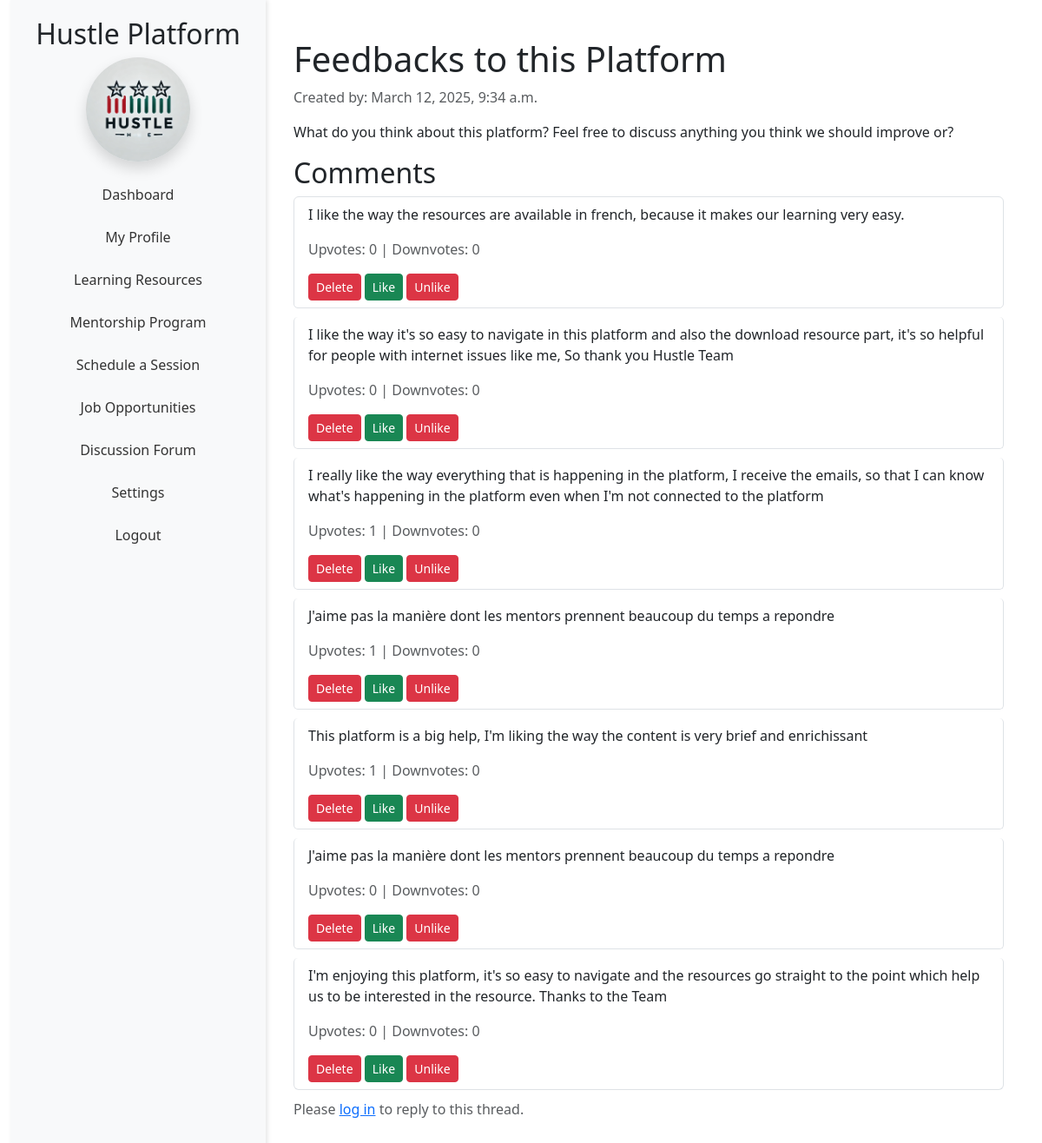
/thread/1/, run on the app's committed database.
### capstone/models.py (models this page shows, shortened)
class Thread(models.Model):
    title = models.CharField(max_length=200)
    description = models.TextField()
    created_by = models.ForeignKey(User, on_delete=models.CASCADE, related_name='threads')
    created_at = models.DateTimeField(auto_now_add=True)
    updated_at = models.DateTimeField(auto_now=True)
    upvotes = models.IntegerField(default=0)  # <-- Ensure this field is present
    downvotes = models.IntegerField(default=0)
    tags = models.CharField(max_length=100, blank=True)  # Optional: For categorizing threads

class Comment(models.Model):
    thread = models.ForeignKey(Thread, on_delete=models.CASCADE, related_name='comments')
    user = models.ForeignKey(User, on_delete=models.CASCADE, related_name='comments')
    text = models.TextField()
    created_at = models.DateTimeField(auto_now_add=True)
    updated_at = models.DateTimeField(auto_now=True)
    upvotes = models.IntegerField(default=0)
    downvotes = models.IntegerField(default=0)

### capstone/views.py (the view)
# urls.py: path('thread/<int:thread_id>/', views.thread_detail, name='thread_detail'),
def thread_detail(request, thread_id):
    thread = get_object_or_404(Thread, id=thread_id)
    return render(request, 'capstone/thread_detail.html', {'thread': thread})

### capstone/templatetags/custom_filters.py (called while the page is built)
@register.filter
def translate(text, target_lang):
    return text

### capstone/templates/capstone/thread_detail.html
{% extends 'participant-base.html' %}
{% load custom_filters %}
{% block participant_content %}
<div class="container mt-4">
    <h1>{{ thread.title|translate:user.language_preference }}</h1>
    <p class="text-muted">{{ "Created by"|translate:user.language_preference }}: {{ thread.created_at }}</p>
    <p>{{ thread.description|translate:user.language_preference }}</p>
    <h2>{{ "Comments"|translate:user.language_preference }}</h2>
    <ul class="list-group">
        {% for comment in thread.comments.all %}
            <li class="list-group-item">
                <p>{{ comment.text|translate:user.language_preference }}</p>
                <p class="text-muted">
                    {{ "Upvotes"|translate:user.language_preference }}: {{ comment.upvotes }} |
                    {{ "Downvotes"|translate:user.language_preference }}: {{ comment.downvotes }}
                </p>
                <div class="comment-actions">
                    <a href="{% url 'delete_comment' comment.id %}" class="btn btn-danger btn-sm">
                        {{ "Delete"|translate:user.language_preference }}
                    </a>
                    <a href="{% url 'vote_comment' comment.id 'upvote' %}" class="btn btn-success btn-sm">
                        {{ "Like"|translate:user.language_preference }}
                    </a>
                    <a href="{% url 'vote_comment' comment.id 'downvote' %}" class="btn btn-danger btn-sm">
                        {{ "Unlike"|translate:user.language_preference }}
                    </a>
                </div>
            </li>
        {% empty %}
            <li class="list-group-item">
                {{ "No comments yet. Be the first to comment!"|translate:user.language_preference }}
            </li>
        {% endfor %}
    </ul>
    {% if request.user.is_authenticated %}
        <div class="reply-form mt-4">
            <h3>{{ "Reply to Thread"|translate:user.language_preference }}</h3>
            <form method="post" action="{% url 'reply_to_thread' thread.id %}">
                {% csrf_token %}
                <textarea name="text" class="form-control" rows="4" required></textarea>
                <button type="submit" class="btn btn-primary mt-2">
                    {{ "Reply"|translate:user.language_preference }}
                </button>
            </form>
        </div>
    {% else %}
        <p class="text-muted">
            {{ "Please"|translate:user.language_preference }}
            <a href="{% url 'login' %}">{{ "log in"|translate:user.language_preference }}</a>
            {{ "to reply to this thread."|translate:user.language_preference }}
        </p>
    {% endif %}
</div>
{% endblock %}

### static/css/participant-styles.css (style rules this page uses)
.list-group-item { margin-bottom: 10px; border-radius: 5px; }

### capstone/templates/participant-base.html (style rules this page uses)
html, body { height: 100%; margin: 0; overflow: hidden; }

### data on the page
Thread: title|translate "Feedbacks to this Platform", created_at "March 12, 2025, 9:34 a.m.", description|translate "What do you think about this platform? Feel free to discuss anything you think we should improve or?"
Comment: text|translate "I like the way the resources are available in french, because it makes our learning very easy.", language_preference "Upvotes", upvotes "0", language_preference "Downvotes", downvotes "0", language_preference "Delete", language_preference "Like", language_preference "Unlike"
Comment: text|translate "I like the way it's so easy to navigate in this platform and also the download resource part, it's so helpful for people with internet issues like me, So thank you Hustle Team", language_preference "Upvotes", upvotes "0", language_preference "Downvotes", downvotes "0", language_preference "Delete", language_preference "Like", language_preference "Unlike"
Comment: text|translate "I really like the way everything that is happening in the platform, I receive the emails, so that I can know what's happening in the platform even when I'm not connected to the platform", language_preference "Upvotes", upvotes "1", language_preference "Downvotes", downvotes "0", language_preference "Delete", language_preference "Like", language_preference "Unlike"
Comment: text|translate "J'aime pas la manière dont les mentors prennent beaucoup du temps a repondre", language_preference "Upvotes", upvotes "1", language_preference "Downvotes", downvotes "0", language_preference "Delete", language_preference "Like", language_preference "Unlike"
Comment: text|translate "This platform is a big help, I'm liking the way the content is very brief and enrichissant", language_preference "Upvotes", upvotes "1", language_preference "Downvotes", downvotes "0", language_preference "Delete", language_preference "Like", language_preference "Unlike"
Comment: text|translate "J'aime pas la manière dont les mentors prennent beaucoup du temps a repondre", language_preference "Upvotes", upvotes "0", language_preference "Downvotes", downvotes "0", language_preference "Delete", language_preference "Like", language_preference "Unlike"
Comment: text|translate "I'm enjoying this platform, it's so easy to navigate and the resources go straight to the point which help us to be interested in the resource. Thanks to the Team", language_preference "Upvotes", upvotes "0", language_preference "Downvotes", downvotes "0", language_preference "Delete", language_preference "Like", language_preference "Unlike"

### other printed values
{{ "Dashboard"|translate:user.language_preference }} "Dashboard"
{{ "My Profile"|translate:user.language_preference }} "My Profile"
{{ "Learning Resources"|translate:user.language_preference }} "Learning Resources"
{{ "Mentorship Program"|translate:user.language_preference }} "Mentorship Program"
{{ "Schedule a Session"|translate:user.language_preference }} "Schedule a Session"
{{ "Job Opportunities"|translate:user.language_preference }} "Job Opportunities"
{{ "Discussion Forum"|translate:user.language_preference }} "Discussion Forum"
{{ "Settings"|translate:user.language_preference }} "Settings"
{{ "Logout"|translate:user.language_preference }} "Logout"
{{ "Created by"|translate:user.language_preference }} "Created by"
{{ "Comments"|translate:user.language_preference }} "Comments"
{{ "Please"|translate:user.language_preference }} "Please"
{{ "log in"|translate:user.language_preference }} "log in"
{{ "to reply to this thread."|translate:user.language_preference }} "to reply to this thread."
